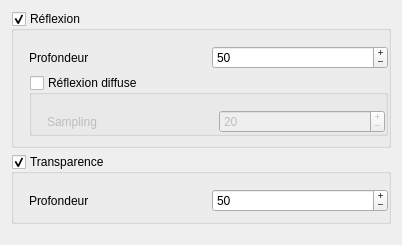
       <widget class="QWidget" name="page">
        <property name="geometry">
         <rect>
          <x>0</x>
          <y>0</y>
          <width>402</width>
          <height>245</height>
         </rect>
        </property>
        <attribute name="label">
         <string>Matériaux</string>
        </attribute>
        <layout class="QVBoxLayout" name="verticalLayout_2">
         <item>
          <widget class="QWidget" name="widget_6" native="true">
           <layout class="QGridLayout" name="gridLayout_6">
            <property name="margin">
             <number>0</number>
            </property>
            <item row="0" column="0">
             <widget class="QGroupBox" name="_reflection">
              <property name="title">
               <string>Réflexion</string>
              </property>
              <property name="checkable">
               <bool>true</bool>
              </property>
              <layout class="QGridLayout" name="gridLayout_12">
               <property name="leftMargin">
                <number>15</number>
               </property>
               <property name="topMargin">
                <number>15</number>
               </property>
               <property name="rightMargin">
                <number>0</number>
               </property>
               <item row="0" column="1">
                <widget class="QSpinBox" name="_reflectionLimit">
                 <property name="buttonSymbols">
                  <enum>QAbstractSpinBox::PlusMinus</enum>
                 </property>
                 <property name="minimum">
                  <number>1</number>
                 </property>
                 <property name="maximum">
                  <number>10000</number>
                 </property>
                 <property name="value">
                  <number>50</number>
                 </property>
                </widget>
               </item>
               <item row="0" column="0">
                <widget class="QLabel" name="label_10">
                 <property name="text">
                  <string>Profondeur</string>
                 </property>
                </widget>
               </item>
               <item row="1" column="0" colspan="2">
                <widget class="QGroupBox" name="_diffuseReflection">
                 <property name="title">
                  <string>Réflexion diffuse</string>
                 </property>
                 <property name="flat">
                  <bool>false</bool>
                 </property>
                 <property name="checkable">
                  <bool>true</bool>
                 </property>
                 <property name="checked">
                  <bool>false</bool>
                 </property>
                 <layout class="QGridLayout" name="gridLayout_13">
                  <property name="leftMargin">
                   <number>15</number>
                  </property>
                  <property name="topMargin">
                   <number>15</number>
                  </property>
                  <property name="rightMargin">
                   <number>0</number>
                  </property>
                  <property name="bottomMargin">
                   <number>0</number>
                  </property>
                  <item row="0" column="1">
                   <widget class="QSpinBox" name="_diffuseReflectionSampling">
                    <property name="buttonSymbols">
                     <enum>QAbstractSpinBox::PlusMinus</enum>
                    </property>
                    <property name="minimum">
                     <number>1</number>
                    </property>
                    <property name="maximum">
                     <number>10000</number>
                    </property>
                    <property name="value">
                     <number>20</number>
                    </property>
                   </widget>
                  </item>
                  <item row="0" column="0">
                   <widget class="QLabel" name="label_11">
                    <property name="text">
                     <string>Sampling</string>
                    </property>
                   </widget>
                  </item>
                 </layout>
                </widget>
               </item>
              </layout>
             </widget>
            </item>
            <item row="1" column="0">
             <widget class="QGroupBox" name="_transparency">
              <property name="title">
               <string>Transparence</string>
              </property>
              <property name="checkable">
               <bool>true</bool>
              </property>
              <layout class="QGridLayout" name="gridLayout_11">
               <property name="leftMargin">
                <number>15</number>
               </property>
               <property name="topMargin">
                <number>15</number>
               </property>
               <property name="rightMargin">
                <number>0</number>
               </property>
               <item row="0" column="1">
                <widget class="QSpinBox" name="_transparencyLimit">
                 <property name="buttonSymbols">
                  <enum>QAbstractSpinBox::PlusMinus</enum>
                 </property>
                 <property name="minimum">
                  <number>1</number>
                 </property>
                 <property name="maximum">
                  <number>10000</number>
                 </property>
                 <property name="value">
                  <number>50</number>
                 </property>
                </widget>
               </item>
               <item row="0" column="0">
                <widget class="QLabel" name="label_12">
                 <property name="text">
                  <string>Profondeur</string>
                 </property>
                </widget>
               </item>
              </layout>
             </widget>
            </item>
            <item row="2" column="0">
             <spacer name="verticalSpacer_3">
              <property name="orientation">
               <enum>Qt::Vertical</enum>
              </property>
              <property name="sizeHint" stdset="0">
               <size>
                <width>20</width>
                <height>303</height>
               </size>
              </property>
             </spacer>
            </item>
           </layout>
          </widget>
         </item>
        </layout>
       </widget>
